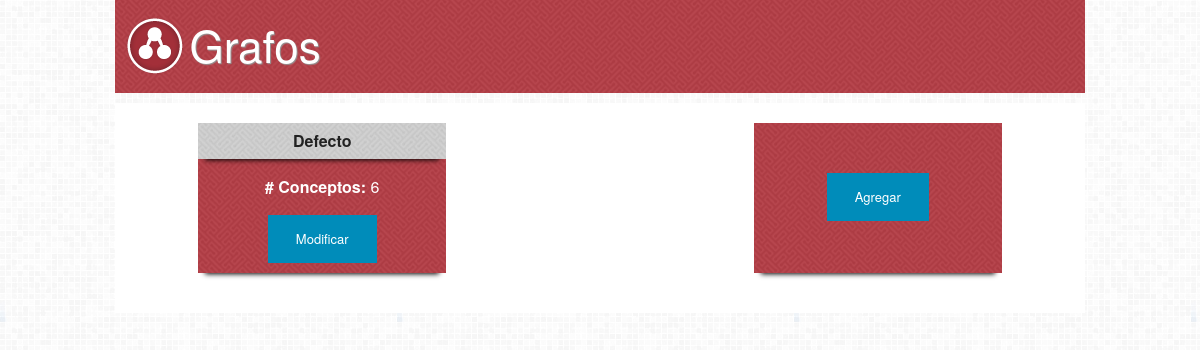
The page /aprendeci/grafos/ on the database as committed earlier.
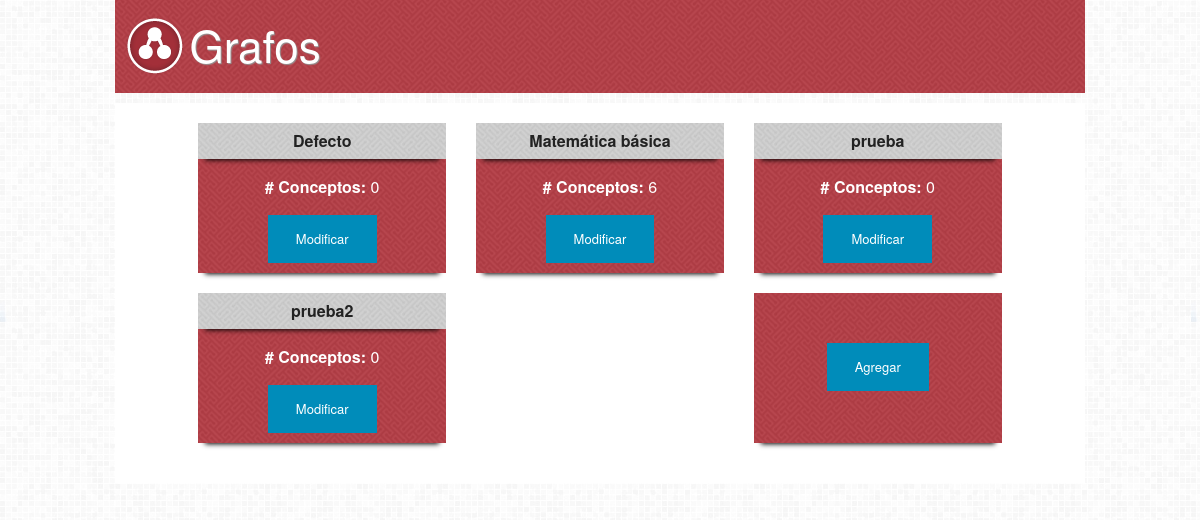
The same page on the database as committed later.
### Aprendeci/models.py (models this page shows, shortened)
class Grafo(models.Model):
    nombre = models.CharField(max_length=100)
    descripcion = models.CharField(max_length=500)
    grafoPadre = models.ForeignKey("self", blank=True, null=True)
    def numero_de_conceptos(self):
        numConceptos = self.concepto_set.all().count()
        return numConceptos

### Aprendeci/views.py (the view)
class GrafosView(ListView):
    model = Grafo
    template_name = "aprendeci/grafo/lista.html"

### Aprendeci/templates/Aprendeci/grafo/lista.html (shortened to what this page needs)
{% extends "_layouts/base.html" %}
{% load staticfiles %}
{% block styles %}
    <link rel="stylesheet" href="{% static "css/style.css" %}" />
{% endblock %}
{% block content %}
    <div class="row">
        <div class="small-12 columns">
            <div id="encabezado">
                <img class="icon" alt="grafo" src="{% static "img/icons/grafo.png" %}" />
                <h1>Grafos</h1>
            </div>
        </div>
    </div>
    <div class="row">
        <div class="small-12 columns">
            <div class="content">
                <div class="row">
                    <div class="small-10 small-centered columns">
                        {% for grafo in grafo_list %}
                            {% if forloop.counter0|divisibleby:"3" %}
                                {% if forloop.counter0 > 0 %}
                                    </div>
                                {% endif %}
                                <div class="row">
                            {% endif %}
                            <div class="small-4 columns">
                                <div class="grafoItem">
                                    <div class="nombre">{{ grafo.nombre }}</div>
                                    <div class="conceptos"><span># Conceptos: </span>{{ grafo.numero_de_conceptos }}</div>
                                    <a href="{% url "Aprendeci:grafo" grafo.id %}" class="button small">Modificar</a>
                                </div>
                            </div>
                            {% if forloop.last %}
                                {% if forloop.counter|divisibleby:"3" %}
                                    </div>
                                    <div class="row">
                                        <div class="small-4 columns">
                                            <div class="grafoItem">
                                                <a href="{% url "admin:Aprendeci_grafo_add" %}" class="button small agregar">Agregar</a>
                                            </div>
                                        </div>
                                    </div>
                                {% else %}
                                    <div class="small-4 columns">
                                        <div class="grafoItem">
                                            <a href="{% url "admin:Aprendeci_grafo_add" %}" class="button small agregar">Agregar</a>
                                        </div>
                                    </div>
                                    </div>
                                {% endif %}
                            {% endif %}
                        {% endfor %}
                    </div>
                </div>
            </div>
        </div>
    </div>
{% endblock %}

### AprendeciDjango/templates/_layouts/base.html (shortened to what this page needs)
{% load staticfiles %}
<!DOCTYPE html>
<html>
<head>
    <link rel="stylesheet" href="{% static "css/dependencies/normalize.css" %}" />
    <link rel="stylesheet" href="{% static "css/dependencies/foundation.min.css" %}" />
    <link rel="stylesheet" href="{% static "css/dependencies/jquery.growl.css" %}" />
    {% block styles %}{% endblock %}
</head>
<body>
    <div class="container">
        {% block content %}{% endblock %}
    </div>
</body>
</html>

### assets/css/style.css (style rules this page uses)
body { background-image: url("../img/bg.png"); padding: 0; margin: 0; }
h1 { color: #FFF; display: inline-block; font-family: "Helvetica Neue","Helvetica",Helvetica,Arial,sans-serif; font-size: 2.75rem; font-style: normal; font-weight: normal; text-shadow: 1px 1px 1px #959595; vertical-align: middle; }
img { display: inline-block; vertical-align: middle; }
.content { background-color: white; margin: 10px auto; padding: 20px 0px; }
#encabezado { background-color: #A22F38; background-image: url("../img/mazeRed.png"); padding: 10px; }
.grafoItem { background-color: #A22F38; background-image: url("../img/mazeRed.png"); box-shadow: 0px 8px 5px -7px #000; height: 150px; margin: 0px 0px 20px; text-align: center; }
.grafoItem .nombre { background-color: #FFF; background-image: url("../img/mazeWhite.png"); box-shadow: 0px 8px 5px -7px #000; font-weight: bold; padding: 10px 0px; }
.grafoItem .conceptos { color: white; margin: 20px 0px; }
.grafoItem .conceptos span { font-weight: bold; }
.grafoItem .agregar { margin-top: 50px; }

Rows that differ between the two databases and show on the page:
shown differently, row unchanged: Grafo "Defecto": numero_de_conceptos "6" → "0"; no longer shows "Agregar"
added Grafo: nombre "Matemática básica", numero_de_conceptos "6"
added Grafo: nombre "prueba", numero_de_conceptos "0"
added Grafo: nombre "prueba2", numero_de_conceptos "0"
